Frame 1 (no input): blank canvas, image omitted
Frame 60 (the mouse pressed at the canvas centre just before this capture): blank canvas, image omitted
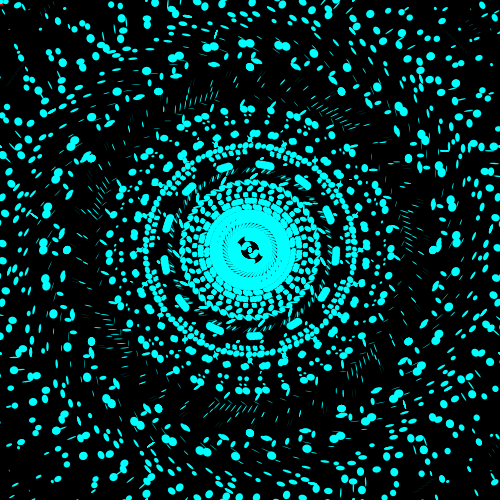
Frame 120 (the mouse held since frame 60 and released just before this capture)

The Processing sketch whose frames 1 and 60 were blank and that drew this single picture after the mouse press (run headless with seeded random() and noise(); from frame 60 on, the mouse is pressed at the canvas centre):

// Processing sketch: processing_39855
// ── processing_39855.pde

//Ryan Coleman
//Homework 6.1
//Sept 28.11

int num = 200;

float[] X = new float[num];
float[] Y = new float[num];
color[] C = new color[num];

void setup () {

  size (500, 500);
  background(0);
  colorMode(HSB, width);
  noStroke();
  smooth();

  for (int i = 0; i < num; i++) {
    X[i] = random (0, 10);
    Y[i] = random (0, 10);
  }
}

void draw () {

  for (int i = 0; i < num; i++) {
    
    fill(mouseX, width, width);

    pushMatrix();

    translate(mouseX, mouseY);
    rotate(frameCount * radians(i));

    translate(mouseX, mouseY);
    rotate(radians(i));

    ellipseMode(CENTER);
    ellipse(mouseX, mouseY, X[i], Y[i]);

    popMatrix();
  }
}
